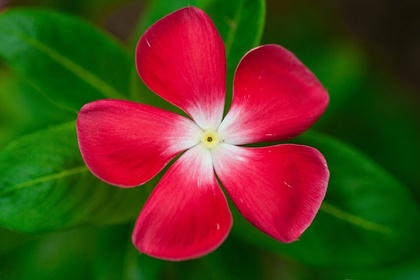
%> input picture baust/CSE 4246 Digital Image Processing/img/sample.jpg, 420 x 280 px, shrunk from 640 x 427 before the run
$ octave saad_5.m   (GNU Octave 9; MATLAB toolbox functions it lacks are replaced by stand-ins)
%> lines starting %> are read from the running program, lines starting %| are printed output that depends on the picture; in (x1, y1, x2, y2) boxes, pixels count from 0 and x2, y2 are one past the last pixel; in counts of white or black regions, pixels touching at a corner belong together; the program's own positions count from 1
clc;clear;

img = rgb2gray(imread('img/sample.jpg'));
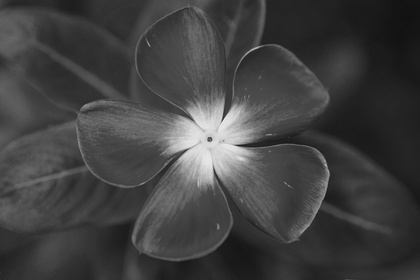
%> img: size 280x420 uint8; min 17, max 237, mean 65.1

kernel_ver=[1 1 1
        0 0 0
        -1 -1 -1];

kernel_hor=[1 0 -1
             1 0 -1
            1 0 -1];

[r,c]=size(img);
%> r = 280; c = 420

kernel_height=3;
kernel_widtht=3;

padded_img = padarray(double(img),[1,1], 'replicate', 'both');

ans1=zeros(r,c);
ans2=zeros(r,c);

for i=1:r
    for j=1:c
        neighbour=padded_img(i:i+kernel_height-1,j:j+kernel_widtht-1);
        value=sum(sum(neighbour.*kernel_ver));
        ans1(i,j)=value;
    end
end
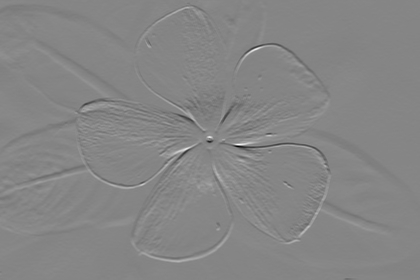
%> ans1: size 280x420 double; min -505, max 458, mean 0; drawn with min black and max white

for i=1:r
    for j=1:c
        neighbour=padded_img(i:i+kernel_height-1,j:j+kernel_widtht-1);
        value=sum(sum(neighbour.*kernel_hor));
        ans2(i,j)=value;
    end
end
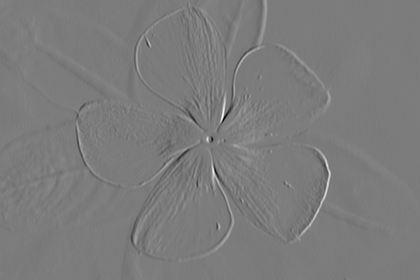
%> ans2: size 280x420 double; min -437, max 461, mean 0.6; drawn with min black and max white

subplot(1,2,1);imshow(ans1);
%> after `imshow(ans1)`:
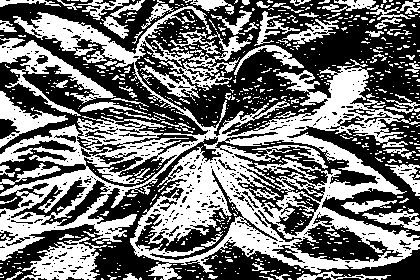
%> displayed picture: size 280x420, on the screen's scale of 0 to 255; 45.2% white; 733 white regions (642 under 20 px), largest, box (x1, y1, x2, y2) and area: (0, 6, 420, 280) 33960, (0, 38, 116, 116) 2241, (21, 237, 107, 280) 1870
subplot(1,2,2);imshow(ans2);
%> after `imshow(ans2)`:
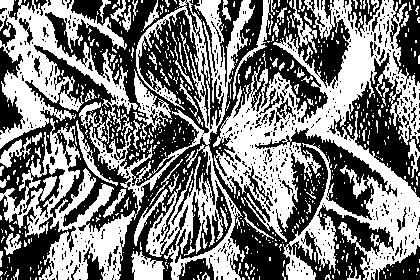
%> displayed picture: size 280x420, on the screen's scale of 0 to 255; 48.7% white; 635 white regions (562 under 20 px), largest, box (x1, y1, x2, y2) and area: (213, 0, 420, 280) 21869, (0, 0, 255, 280) 17768, (0, 0, 138, 149) 7916

$ run again, with baust/CSE 4246 Digital Image Processing/img/Baust (35).jpg copied over baust/CSE 4246 Digital Image Processing/img/sample.jpg
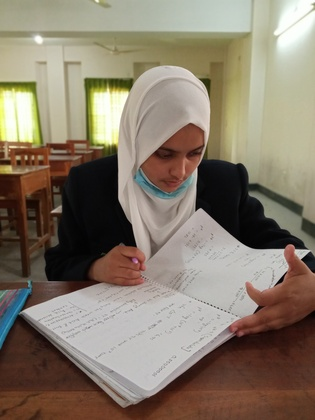
%> input picture baust/CSE 4246 Digital Image Processing/img/Baust (35).jpg, 315 x 420 px, shrunk from 3120 x 4160 before the run
%> `imshow(ans1)`:
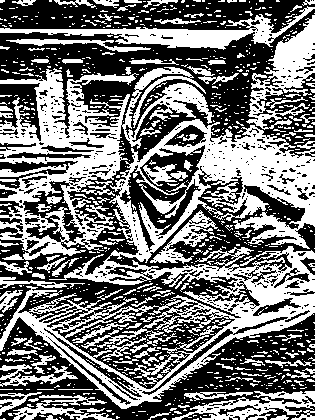
%> displayed picture: size 420x315, on the screen's scale of 0 to 255; 46.3% white; 910 white regions (779 under 20 px), largest, box (x1, y1, x2, y2) and area: (0, 119, 315, 409) 24666, (0, 67, 214, 260) 13446, (0, 6, 315, 50) 3322
%> `imshow(ans2)`:
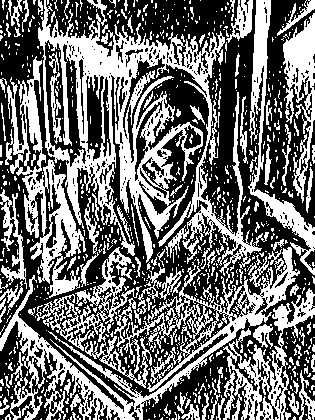
%> displayed picture: size 420x315, on the screen's scale of 0 to 255; 43.6% white; 829 white regions (708 under 20 px), largest, box (x1, y1, x2, y2) and area: (38, 0, 269, 283) 17819, (0, 247, 300, 420) 10156, (5, 56, 86, 298) 5233
